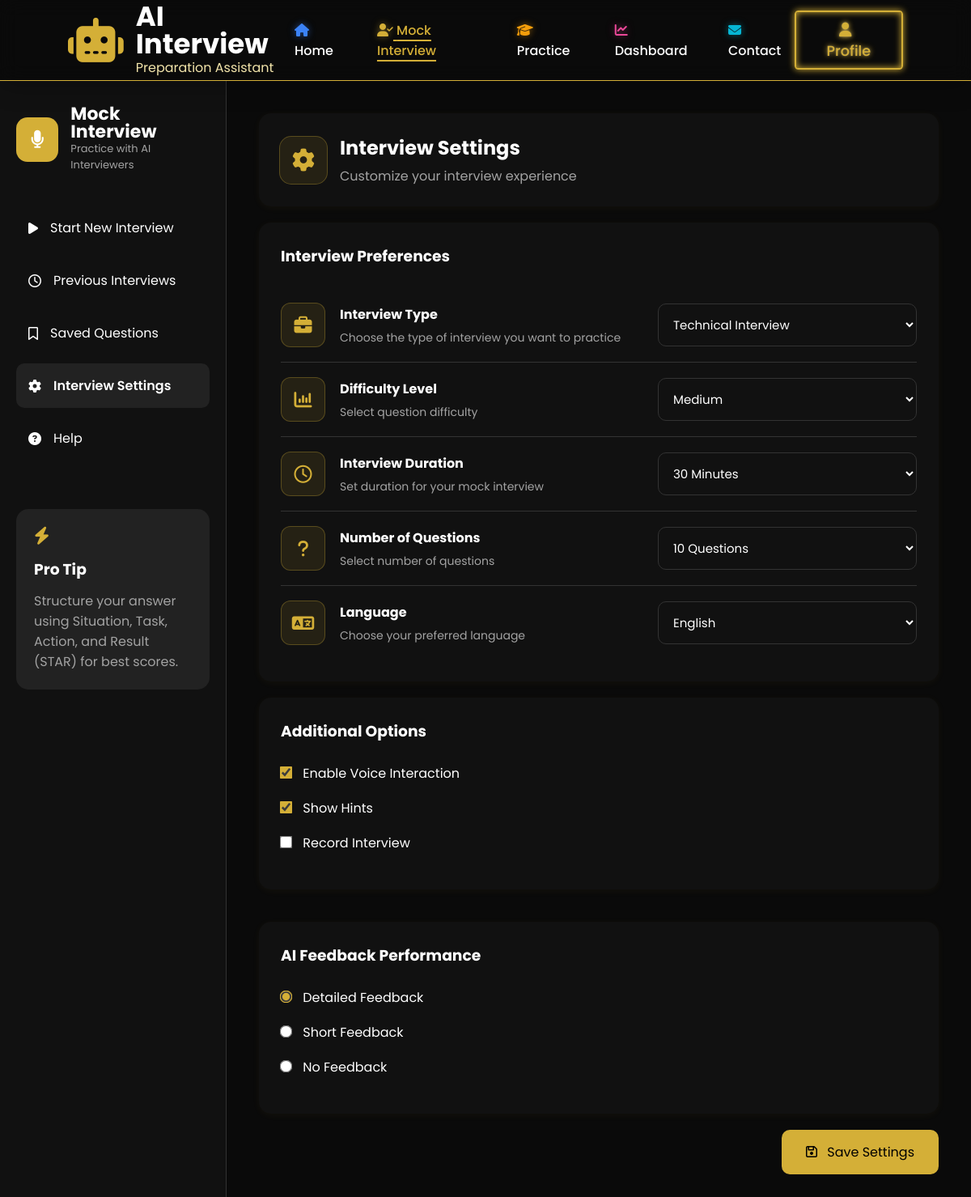
/mock-interview/settings/ (signed in), run on the app's committed database.
### interview/models.py (models this page shows, shortened)
class UserInterviewSetting(models.Model):
    user = models.OneToOneField(User, on_delete=models.CASCADE, related_name='interview_settings')
    interview_type = models.CharField(max_length=100, default='Technical Interview')
    difficulty_level = models.CharField(max_length=50, default='Medium')
    interview_duration = models.CharField(max_length=50, default='30 Minutes')
    number_of_questions = models.CharField(max_length=50, default='10 Questions')
    language = models.CharField(max_length=50, default='English')
    enable_voice = models.BooleanField(default=True)
    show_hints = models.BooleanField(default=True)
    record_interview = models.BooleanField(default=False)
    feedback_performance = models.CharField(max_length=50, default='Detailed Feedback')
    updated_at = models.DateTimeField(auto_now=True)

### interview/views.py (the view, shortened to what this page needs)
# urls.py: path("mock-interview/settings/", views.interview_settings, name="Interview_settings"),
@login_required
def interview_settings(request):
    from django.core.management import call_command
    from django.db.utils import OperationalError
    try:
        setting, created = UserInterviewSetting.objects.get_or_create(user=request.user)
    except OperationalError:
        try:
            call_command('makemigrations', interactive=False)
            call_command('migrate', interactive=False)
            setting, created = UserInterviewSetting.objects.get_or_create(user=request.user)
        except Exception as e:
            setting = None
            messages.error(request, f"Database error: {str(e)}")
    return render(request, "Interview Settings MI.html", {"setting": setting})

### templates/Interview Settings MI.html (shortened to what this page needs)
{% load static %}
<!DOCTYPE html>
<html lang="en">
<head>
<link rel="stylesheet" href="{% static 'css/Interview Settings MI.css' %}?v=5">
<link rel="stylesheet"href="https://cdnjs.cloudflare.com/ajax/libs/font-awesome/6.5.2/css/all.min.css">
</head>
<body>
    <nav>
        <div class="logo1">
            <i class="fa-solid fa-robot"></i>
            <div>
                <h2>AI Interview</h2>
                <p>Preparation Assistant</p>
            </div>
        </div>
        <ul>
            <li><a href="{% url 'home' %}"><i class="fa-solid fa-house nav-icon-home"></i> Home</a></li>
            <li><a class="active" href="{% url 'mock_interview' %}"><i class="fa-solid fa-user-check nav-icon-mock"></i> Mock
                    Interview</a></li>
            <li><a href="{% url 'practice' %}"><i class="fa-solid fa-graduation-cap nav-icon-practice"></i> Practice</a></li>
            <li><a href="{% url 'dashboard' %}"><i class="fa-solid fa-chart-line nav-icon-dashboard"></i> Dashboard</a></li>
            <li><a href="{% url 'Contact' %}"><i class="fa-solid fa-envelope nav-icon-contact"></i> Contact</a></li>
        </ul>
        <div class="buttons">
            <a href="{% url 'profile' %}"><button class="signup"><i class="fa-solid fa-user"></i> Profile</button></a>
        </div>
    </nav>
<div class="container1">
    <aside class="sidebar">
        <div class="logo">
            <i class="fa-solid fa-microphone"></i>
            <div>
                <h2>Mock Interview</h2>
                <p>Practice with AI Interviewers</p>
            </div>
        </div>
        <ul>
            <li>
                <a href="{% url 'mock_interview' %}">
                    <i class="fa-solid fa-play"></i> Start New Interview
                </a>
            </li>
            <li>
                <a href="{% url 'previous_interviews' %}">
                    <i class="fa-regular fa-clock"></i> Previous Interviews
                </a>
            </li>
            <li>
                <a href="{% url 'saved_questions' %}">
                    <i class="fa-regular fa-bookmark"></i> Saved Questions
                </a>
            </li>
            <li class="active1">
                <a href="{% url 'Interview_settings' %}">
                    <i class="fa-solid fa-gear"></i>
                    Interview Settings
                </a>
            </li>
            <li>
                <a href="{% url 'Help' %}">
                    <i class="fa-solid fa-question-circle"></i>
                    Help
                </a>
            </li>
        </ul>
        <div class="tip-box">
            <i class="fa-solid fa-bolt"></i>
            <h3>Pro Tip</h3>
            <p>Structure your answer using Situation, Task, Action, and Result (STAR) for best scores.</p>
        </div>
    </aside>
<div class="container">
    <div class="header">
        <div class="title">
            <div class="icon">
                <i class="fa-solid fa-gear"></i>
            </div>
            <div>
                <h2>Interview Settings</h2>
                <p>Customize your interview experience</p>
            </div>
        </div>
    </div>
    <form method="POST">
        <div class="card">
            <h3>Interview Preferences</h3>
            <div class="row">
                <div class="left">
                    <div class="box purple">
                        <i class="fa-solid fa-briefcase"></i>
                    </div>
                    <div>
                        <h4>Interview Type</h4>
                        <p>Choose the type of interview you want to practice</p>
                    </div>
                </div>
                <select name="interview_type">
                    <option {% if setting.interview_type == 'Technical Interview' %}selected{% endif %}>Technical Interview</option>
                </select>
            </div>
            <div class="row">
                <div class="left">
                    <div class="box blue">
                        <i class="fa-solid fa-chart-column"></i>
                    </div>
                    <div>
                        <h4>Difficulty Level</h4>
                        <p>Select question difficulty</p>
                    </div>
                </div>
                <select name="difficulty_level">
                    <option {% if setting.difficulty_level == 'Medium' %}selected{% endif %}>Medium</option>
                </select>
            </div>
            <div class="row">
                <div class="left">
                    <div class="box green">
                        <i class="fa-regular fa-clock"></i>
                    </div>
                    <div>
                        <h4>Interview Duration</h4>
                        <p>Set duration for your mock interview</p>
                    </div>
                </div>
                <select name="interview_duration">
                    <option {% if setting.interview_duration == '30 Minutes' %}selected{% endif %}>30 Minutes</option>
                </select>
            </div>
            <div class="row">
                <div class="left">
                    <div class="box orange">
                        <i class="fa-solid fa-question"></i>
                    </div>
                    <div>
                        <h4>Number of Questions</h4>
                        <p>Select number of questions</p>
                    </div>
                </div>
                <select name="number_of_questions">
                    <option {% if setting.number_of_questions == '10 Questions' %}selected{% endif %}>10 Questions</option>
                </select>
            </div>
            <div class="row">
                <div class="left">
                    <div class="box pink">
                        <i class="fa-solid fa-language"></i>
                    </div>
                    <div>
                        <h4>Language</h4>
                        <p>Choose your preferred language</p>
                    </div>
                </div>
                <select name="language">
                    <option {% if setting.language == 'English' %}selected{% endif %}>English</option>
                </select>
            </div>
        </div>
        <div class="bottom">
            <div class="card">
                <h3>Additional Options</h3>
                <label>
                    <input type="checkbox" name="enable_voice" {% if setting.enable_voice %}checked{% endif %}>
                    Enable Voice Interaction
                </label>
                <label>
                    <input type="checkbox" name="show_hints" {% if setting.show_hints %}checked{% endif %}>
                    Show Hints
                </label>
                <label>
                    <input type="checkbox" name="record_interview" {% if setting.record_interview %}checked{% endif %}>
                    Record Interview
                </label>
            </div>
            <div class="card">
                <h3>AI Feedback Performance</h3>
                <label>
                    <input type="radio" name="feedback_performance" value="Detailed Feedback" {% if setting.feedback_performance == 'Detailed Feedback' %}checked{% endif %}>
                    Detailed Feedback
                </label>
                <label>
                    <input type="radio" name="feedback_performance" value="Short Feedback" {% if setting.feedback_performance == 'Short Feedback' %}checked{% endif %}>
                    Short Feedback
                </label>
                <label>
                    <input type="radio" name="feedback_performance" value="No Feedback" {% if setting.feedback_performance == 'No Feedback' %}checked{% endif %}>
                    No Feedback
                </label>
            </div>
        </div>
        <div class="save">
            <button type="submit">
                <i class="fa-regular fa-floppy-disk"></i>
                Save Settings
            </button>
        </div>
    </form>
</div>
</div>
</body>
</html>

### data on the page
UserInterviewSetting: interview_type "Technical Interview", difficulty_level "Medium", interview_duration "30 Minutes", number_of_questions "10 Questions", language "English", enable_voice "☑", show_hints "☑", feedback_performance "☑ Detailed Feedback", feedback_performance "☐ Short Feedback", feedback_performance "☐ No Feedback"
